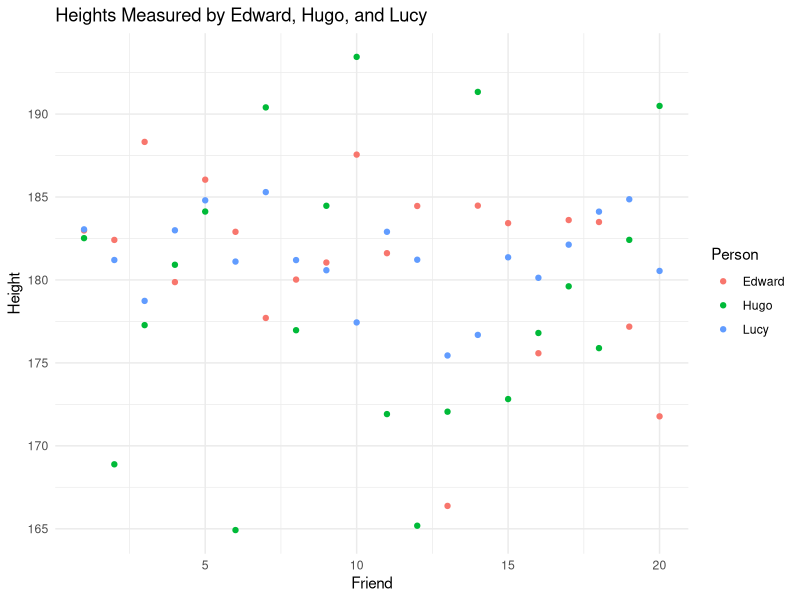

This figure's R source:
library(ggplot2)

set.seed(128)

edward <- rnorm(20, mean = 180, sd = 5)  # Edward's measurements
hugo <- rnorm(20, mean = 180, sd = 7)      # Hugo's measurements
lucy <- rnorm(20, mean = 180, sd = 3)   #Lucy's measurements


# combining the data for height
height <- data.frame(
  friend = rep(1:20, times = 3),
  height = c(edward, hugo, lucy),
  Person = rep(c("Edward", "Hugo", "Lucy"), each = 20)
)

#set the graph
ggplot(height, aes(x = friend, y = height, color = Person)) +
  geom_point() +
  labs(title = "Heights Measured by Edward, Hugo, and Lucy",
       x = "Friend",
       y = "Height") +
  theme_minimal()

